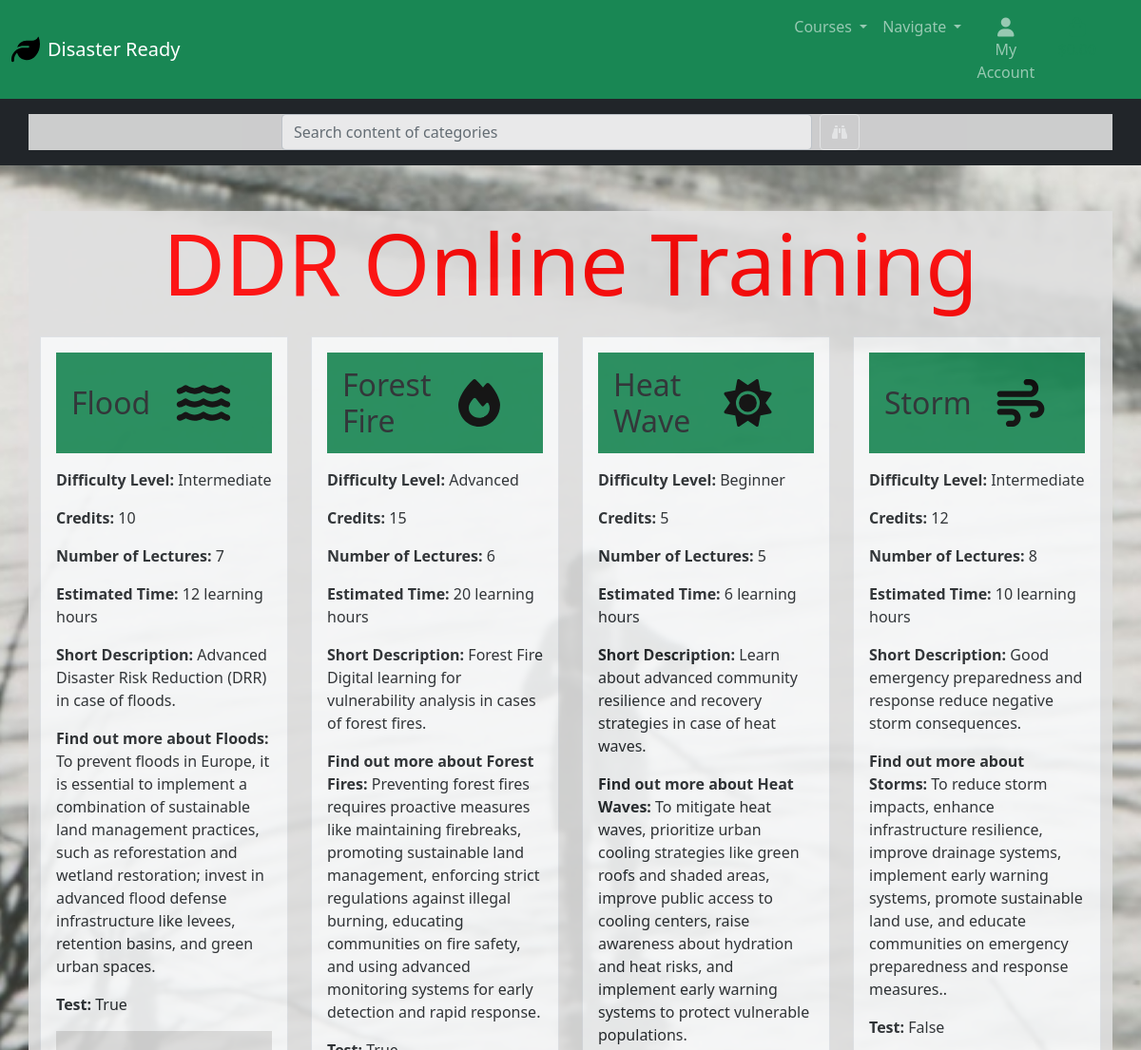
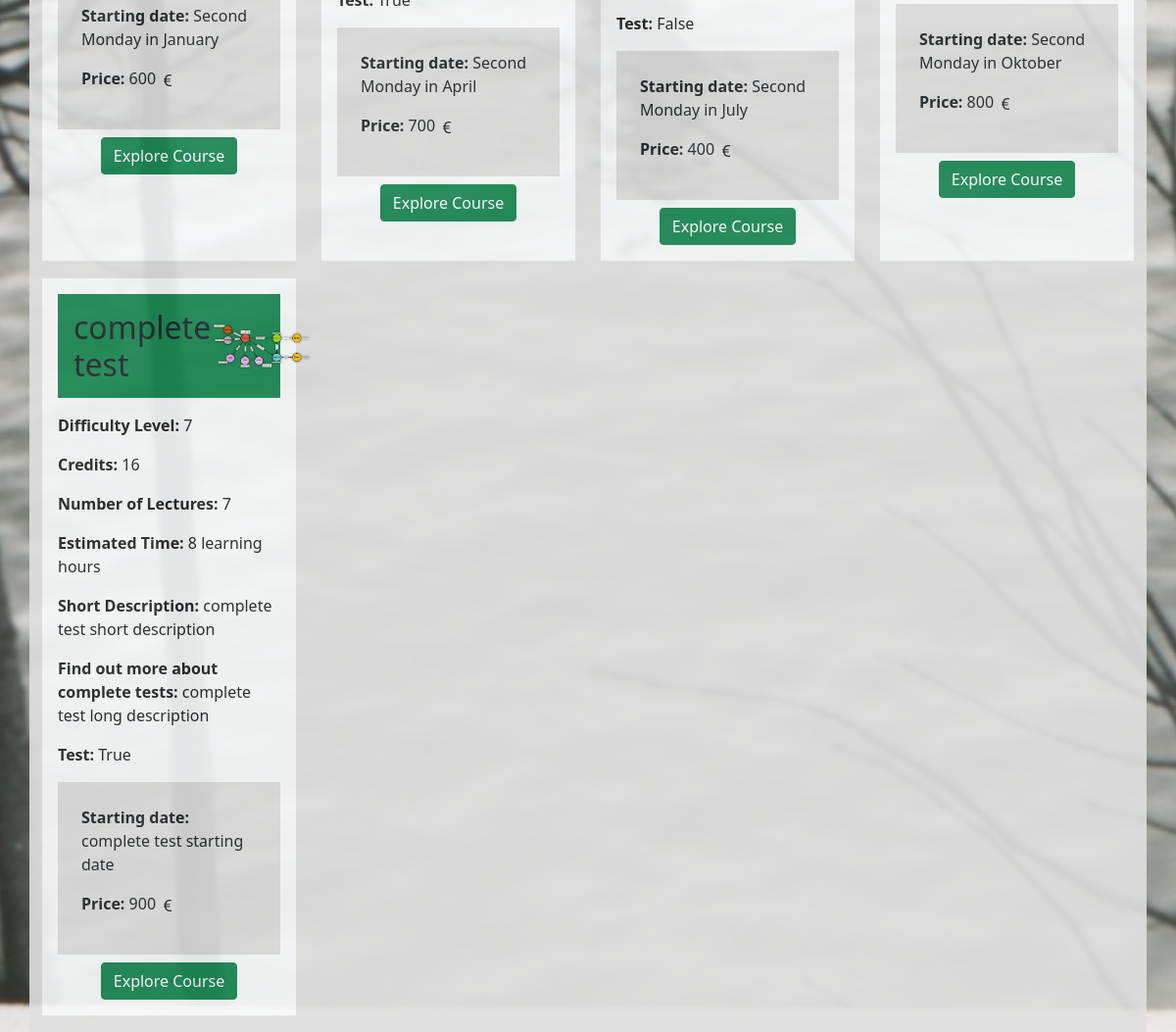
Page /categories/ on the committed database (2 pictures, top to bottom).
### products/models.py (models this page shows, shortened)
class Category(models.Model):
    name = models.CharField(max_length=50)
    friendly_name = models.CharField(max_length=100)
    difficulty_level = models.CharField(max_length=50)
    credits = models.IntegerField()
    number_of_lectures = models.IntegerField()
    est_time = models.IntegerField()
    short_description = models.TextField(max_length=255)
    long_description = models.TextField(max_length=1000)
    test = models.BooleanField(default=False)
    logo = models.ImageField(upload_to='logos/', null=True, blank=True)
    price = models.IntegerField(null=True, blank=True)
    starting_date = models.CharField(max_length=100, null=True, blank=True)

### products/views.py (the view)
# urls.py: path('', views.all_categories, name='categories'),
def all_categories(request):
    categories = Category.objects.all()
    context = {
        'categories': categories,
    }
    return render(request, 'products/categories.html', context)

### products/templates/products/categories.html (shortened to what this page needs)
{% extends "base.html" %}
{% load static %}
{% block content %}
<div class="categories-overlay">
    <div class="container my-5">
        <h1 class="text-center mb-4 categories-title">DDR Online Training</h1>
        <div class="row">
            {% for category in categories %}
            <div class="col-lg-3 col-md-6 col-sm-12 mb-3">
                <div class="p-3 bg-light border h-100">
                    <div class="d-flex justify-content-between align-items-center mb-3 bg-success p-3 courses-title">
                        <h2 class="mb-0">{{ category.name }}</h2>
                        {% if category.logo %}
                        <img class="w-100" src="{{ category.logo.url }}" alt="{{ category.name }}"
                            class="img-fluid ms-3" style="max-height: 50px;">
                        {% else %}
                        <img class="w-100" src="{{ MEDIA_URL }}noimage.svg" alt="{{ category.name }}"
                            class="img-fluid ms-3" style="max-height: 50px;">
                        {% endif %}
                    </div>
                    <p><strong>Difficulty Level:</strong> {{ category.difficulty_level }}</p>
                    <p><strong>Credits:</strong> {{ category.credits }}</p>
                    <p><strong>Number of Lectures:</strong> {{ category.number_of_lectures }}</p>
                    <p><strong>Estimated Time:</strong> {{ category.est_time }} learning hours</p>
                    <p><strong>Short Description:</strong> {{ category.short_description }}</p>
                    <p><strong>Find out more about {{ category.name }}s:</strong> {{ category.long_description }}</p>
                    <p><strong>Test:</strong> {{ category.test }}</p>
                    <div class="categories-price-date p-4">
                        <p><strong>Starting date:</strong> {{ category.starting_date }}</p>
                        <p><strong>Price:</strong> {{ category.price }} </p>
                    </div>
                    <div class="text-center">
                        <button class="btn btn-success mt-2">
                            <a href="{% url 'materials' category.id %}" class="text-white text-decoration-none">Explore
                                Course</a>
                        </button>
                    </div>
                </div>
            </div>
            {% endfor %}
        </div>
    </div>
</div>
{% endblock %}

### static/css/base.css (style rules this page uses)
html { height: 100%; }
body { background: url('/media/cover_photo.jpg') no-repeat center center fixed; background-size: cover; height: calc(100vh - 164px); color: #555; font-family: 'Lato'; }
.home-title, .categories-title { font-size: 90px; color: red; }
.courses-title { height: 106px; }
.categories-price-date { background-color: gainsboro; width: inherit; }
.container { background-color: rgb(223, 223, 223); opacity: 0.9; }

### rows in the picture
Category: name "Flood", logo (picture), difficulty_level "Intermediate", credits "10", number_of_lectures "7", est_time "12", short_description "Advanced Disaster Risk Reduction (DRR) in case of floods.", long_description "To prevent floods in Europe, it is essential to implement a combination of sustainable land management practices, such as reforestation and wetland restoration; invest in advanced flood defense infrastructure like levees, retention basins, and green urban spaces.", test "True", starting_date "Second Monday in January", price "600"
Category: name "Forest Fire", logo (picture), difficulty_level "Advanced", credits "15", number_of_lectures "6", est_time "20", short_description "Forest Fire Digital learning for vulnerability analysis in cases of forest fires.", long_description "Preventing forest fires requires proactive measures like maintaining firebreaks, promoting sustainable land management, enforcing strict regulations against illegal burning, educating communities on fire safety, and using advanced monitoring systems for early detection and rapid response.", test "True", starting_date "Second Monday in April", price "700"
Category: name "Heat Wave", logo (picture), difficulty_level "Beginner", credits "5", number_of_lectures "5", est_time "6", short_description "Learn about advanced community resilience and recovery strategies in case of heat waves.", long_description "To mitigate heat waves, prioritize urban cooling strategies like green roofs and shaded areas, improve public access to cooling centers, raise awareness about hydration and heat risks, and implement early warning systems to protect vulnerable populations.", test "False", starting_date "Second Monday in July", price "400"
Category: name "Storm", logo (picture), difficulty_level "Intermediate", credits "12", number_of_lectures "8", est_time "10", short_description "Good emergency preparedness and response reduce negative storm consequences.", long_description "To reduce storm impacts, enhance infrastructure resilience, improve drainage systems, implement early warning systems, promote sustainable land use, and educate communities on emergency preparedness and response measures..", test "False", starting_date "Second Monday in Oktober", price "800"
Category: name "complete test", logo (picture), difficulty_level "7", credits "16", number_of_lectures "7", est_time "8", short_description "complete test short description", long_description "complete test long description", test "True", starting_date "complete test starting date", price "900"
